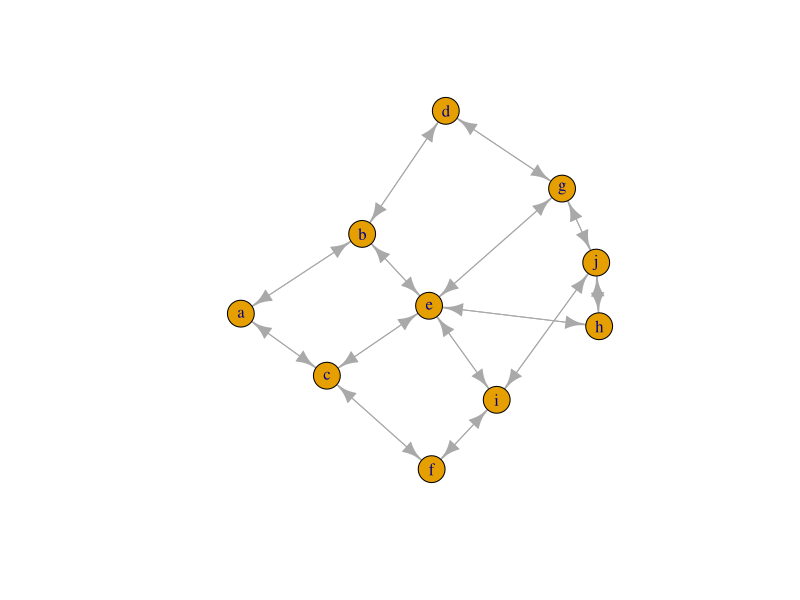
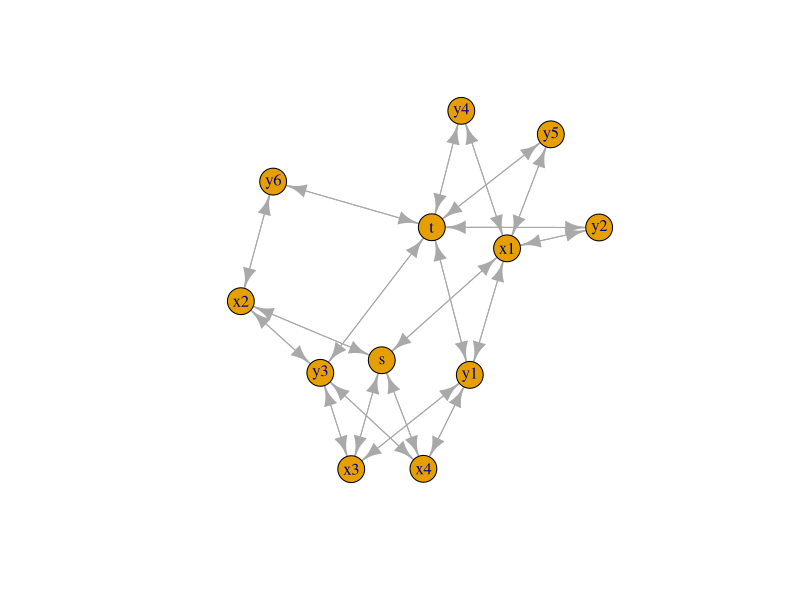

Source code (R) for these figures, in order:
## ---- chunk 1
a <- c(0, 2, 4, 0, 0, 0, 0, 0, 0, 0)
b <- c(2, 0, 0, 2, 7, 0, 0, 0, 0, 0)
c <- c(4, 0, 0, 0, 4, 2, 0, 0, 0, 0)
d <- c(0, 2, 0, 0, 0, 0, 2, 0, 0, 0)
e <- c(0, 7, 4, 0, 0, 0, 1, 2, 3, 0)
f <- c(0, 0, 2, 0, 0, 0, 0, 0, 6, 0)
g <- c(0, 0, 0, 2, 1, 0, 0, 0, 0, 8)
h <- c(0, 0, 0, 0, 2, 0, 0, 0, 0, 8)
i <- c(0, 0, 0, 0, 3, 6, 0, 0, 0, 2)
j <- c(0, 0, 0, 0, 0, 0, 8, 4, 2, 0)

graph <- as.matrix(cbind(a, b, c, d, e, f, g, h, i, j))
row.names(graph) <- c("a", "b", "c", "d", "e", "f", "g", "h", "i", "j")
graph
## ---- chunk 2
library(igraph)
## ---- chunk 3
adjacency <- graph.adjacency(graph, weighted=TRUE)
plot(adjacency)
## ---- chunk 4
shortest.paths(adjacency, algorithm = "dijkstra")
## ---- chunk 5
get.shortest.paths(adjacency, from = 1, to = 10)$vpath
## ---- chunk 6

get.paths <- function(node.array){
  paths <- which( node.array>0, arr.ind=TRUE)
  return(paths)}

get.costs <- function(node.array){
  costs <- node.array[node.array > 0]
  return(costs)}
## ---- chunk 7
path.matrix <- cbind(get.paths(graph), get.costs(graph))
colnames(path.matrix) <- c("row", "col", "cost")
path.matrix
## ---- chunk 8
s <- c(0,1,1,1,1,0,0,0,0,0,0,0)
x1 <-c(1,0,0,0,0,1,1,0,1,1,0,0)
x2 <-c(1,0,0,0,0,0,0,1,0,0,1,0)
x3 <-c(1,0,0,0,0,1,0,1,0,0,0,0)
x4 <-c(1,0,0,0,0,1,0,1,0,0,0,0)
y1 <-c(0,1,0,1,1,0,0,0,0,0,0,1)
y2 <-c(0,1,0,0,0,0,0,0,0,0,0,1)
y3 <-c(0,0,1,1,1,0,0,0,0,0,0,1)
y4 <-c(0,1,0,0,0,0,0,0,0,0,0,1)
y5 <-c(0,1,0,0,0,0,0,0,0,0,0,1)
y6 <-c(0,0,1,0,0,0,0,0,0,0,0,1)
t <- c(0,0,0,0,0,1,1,1,1,1,1,0)

max.graph <- as.matrix(cbind(s, x1,x2,x3,x4,y1,y2,y3,y4,y5,y6,t))
max.graph
## ---- chunk 9
max.adjacency <- graph.adjacency(max.graph, weighted=TRUE)
plot(max.adjacency)
## ---- chunk 10
graph.maxflow(max.adjacency, source = 1, target = 12)$value
